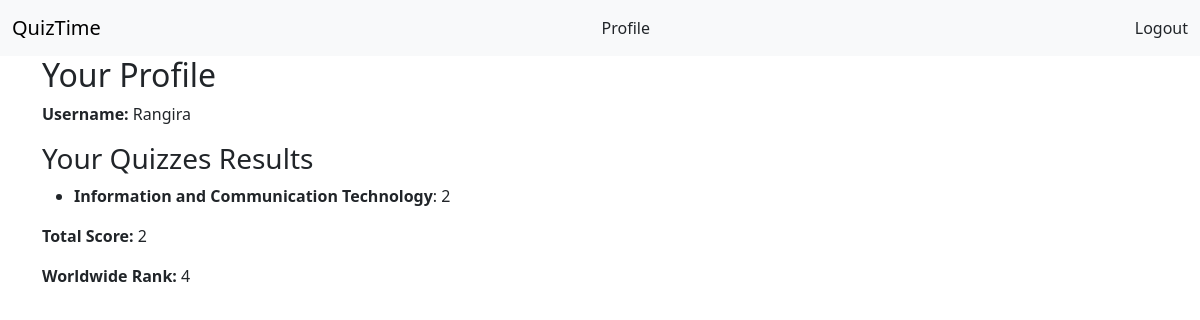
The page /profile/ (signed in) on the database as committed earlier.
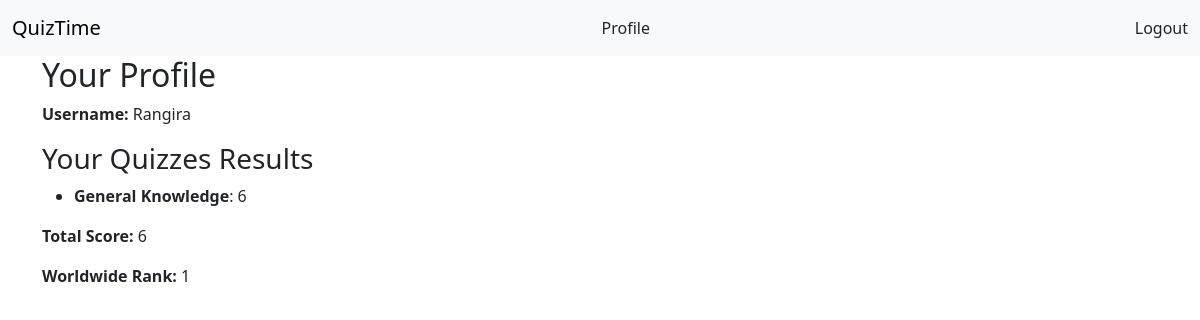
The same page on the database as committed later.
### AppQuiz/models.py (models this page shows, shortened)
class Category(models.Model):
    name = CharField(max_length=100, unique=True)

### AppQuiz/views.py (the view)
# urls.py: path('profile/', views.profile_view, name='profile'),
@login_required
def profile_view(request):
    user = request.user
    quiz_results = QuizResult.objects.filter(user=user)
    total_score = sum(result.score for result in quiz_results)
    worldwide_rank = QuizResult.objects.filter(score__gt=total_score).count() + 1
    categories_taken = set(result.quiz.category for result in quiz_results)
    scores_by_category = {category: 0 for category in categories_taken}
    for result in quiz_results:
        scores_by_category[result.quiz.category] += result.score
    context = {
        'username': user.username,
        'quiz_results': quiz_results,
        'total_score': total_score,
        'worldwide_rank': worldwide_rank,
        'scores_by_category': scores_by_category
    }
    return render(request, 'profile.html', context)

### AppQuiz/templates/profile.html (shortened to what this page needs)
{% extends 'base.html' %}
{% block content %}
    <h2>Your Profile</h2>
    <p><strong>Username:</strong> {{ user.username }}</p>
    <h3>Your Quizzes Results</h3>
    {% if quiz_results %}
        <ul>
            {% for category, score in scores_by_category.items %}
                <li>
                    <strong>{{ category.name }}</strong>: {{ score }}
                </li>
            {% endfor %}
        </ul>
        <p><strong>Total Score:</strong> {{ total_score }}</p>
        <p><strong>Worldwide Rank:</strong> {{ worldwide_rank }}</p>
    {% else %}
        <p>You haven't taken any quizzes yet.</p>
        <p>Please try one ane test your knowledge. <strong>Good luck!</strong></p>
        <a href="{% url 'categories' %}" class="btn btn-primary">Take a Quiz</a>
    {% endif %}
{% endblock %}

Rows that differ between the two databases and show on the page:
removed Category: name "Information and Communication Technology", score "2"
added Category: name "General Knowledge", score "6"
Other text that changed with them:
{{ total_score }}: "2" → "6"
{{ worldwide_rank }}: "4" → "1"
